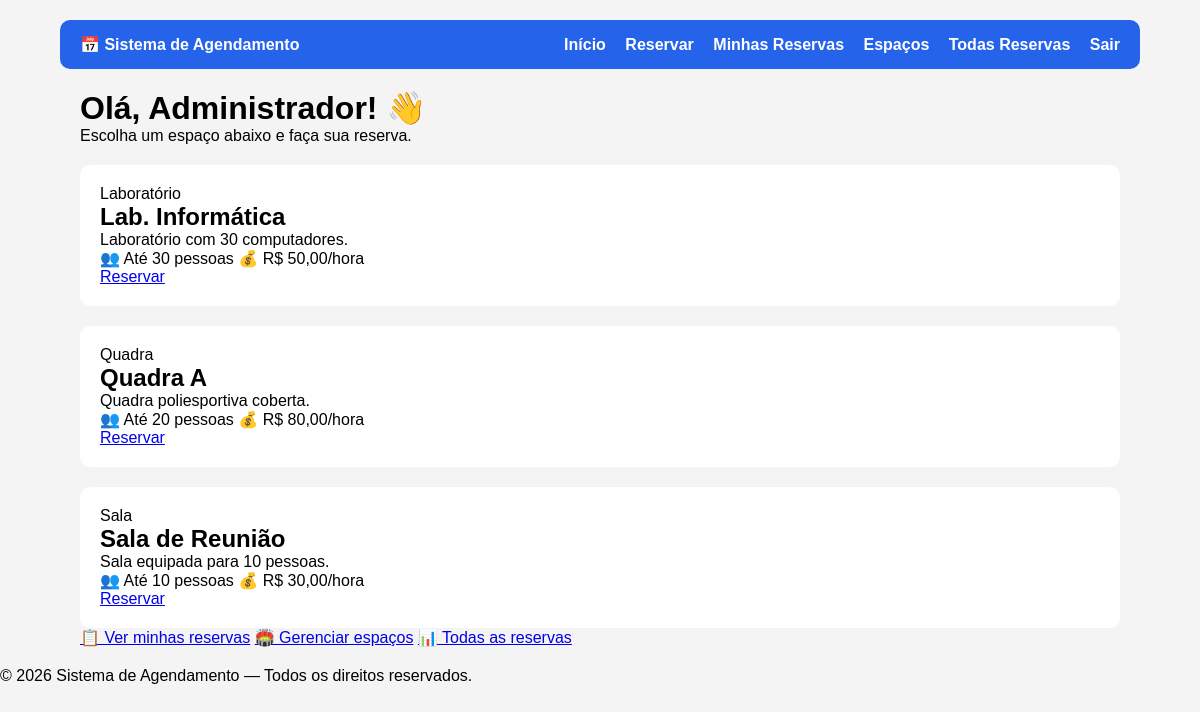
Page /dashboard.php (signed in) on the committed database.
### tables this page shows
CREATE TABLE IF NOT EXISTS espacos (
    id           INT AUTO_INCREMENT PRIMARY KEY,
    nome         VARCHAR(100)  NOT NULL,
    tipo         VARCHAR(60)   NOT NULL DEFAULT 'Espaço',    
    descricao    TEXT,
    capacidade   INT           DEFAULT NULL,
    preco_hora   DECIMAL(10,2) NOT NULL DEFAULT 0.00,
    ativo        TINYINT(1)    NOT NULL DEFAULT 1,
    criado_em    DATETIME NOT NULL DEFAULT CURRENT_TIMESTAMP
);

### includes/auth.php (called while the page is built, shortened)
<?php
function isAdmin(): bool
{
    return ($_SESSION['tipo'] ?? '') === 'admin';
}

### public/dashboard.php (the view, shortened to what this page needs)
<?php
require '../includes/auth.php';
require '../config/conexao.php';
$espacos = $conn->query('SELECT * FROM espacos WHERE ativo = 1 ORDER BY nome');
?>
<?php include '../includes/header.php'; ?>
<main class="container">
    <div class="page-top">
        <h1>Olá, <?= htmlspecialchars($_SESSION['nome']) ?>! 👋</h1>
        <p class="subtitulo">Escolha um espaço abaixo e faça sua reserva.</p>
    </div>
    <?php if ($espacos->num_rows === 0): ?>
        <div class="alert alert-info">Nenhum espaço disponível no momento.</div>
    <?php else: ?>
        <div class="grid-cards">
            <?php while ($e = $espacos->fetch_assoc()): ?>
                <div class="card card-espaco">
                    <div class="card-header-tipo"><?= htmlspecialchars($e['tipo']) ?></div>
                    <h2><?= htmlspecialchars($e['nome']) ?></h2>
                    <p class="descricao"><?= nl2br(htmlspecialchars($e['descricao'])) ?></p>
                    <div class="card-meta">
                        <?php if ($e['capacidade']): ?>
                            <span>👥 Até <?= (int)$e['capacidade'] ?> pessoas</span>
                        <?php endif; ?>
                        <span>💰 R$ <?= number_format($e['preco_hora'], 2, ',', '.') ?>/hora</span>
                    </div>
                    <a href="reservar.php?espaco=<?= $e['id'] ?>"
                       class="btn btn-primary btn-block mt-1">Reservar</a>
                </div>
            <?php endwhile; ?>
        </div>
    <?php endif; ?>
    <div class="acoes-rapidas">
        <a href="minhas_reservas.php" class="btn btn-outline">📋 Ver minhas reservas</a>
        <?php if (isAdmin()): ?>
            <a href="admin_espacos.php"  class="btn btn-outline">🏟️ Gerenciar espaços</a>
            <a href="admin_reservas.php" class="btn btn-outline">📊 Todas as reservas</a>
        <?php endif; ?>
    </div>
</main>
<?php include '../includes/footer.php'; ?>

### includes/header.php (shortened to what this page needs)
<?php
$logado  = !empty($_SESSION['id']);
$isAdmin = $logado && ($_SESSION['tipo'] === 'admin');
$paginaAtual = basename($_SERVER['PHP_SELF']);
?>
<!DOCTYPE html>
<html lang="pt-BR">
<head>
    <link rel="stylesheet" href="assets/css/style.css">
</head>
<body>
<header class="main-header">
    <div class="header-left">
        <span class="site-title">📅 Sistema de Agendamento</span>
    </div>
    <nav class="main-nav">
        <?php if ($logado): ?>
            <a href="dashboard.php"       class="<?= $paginaAtual === 'dashboard.php'        ? 'ativo' : '' ?>">Início</a>
            <a href="reservar.php"        class="<?= $paginaAtual === 'reservar.php'         ? 'ativo' : '' ?>">Reservar</a>
            <a href="minhas_reservas.php" class="<?= $paginaAtual === 'minhas_reservas.php'  ? 'ativo' : '' ?>">Minhas Reservas</a>
            <?php if ($isAdmin): ?>
                <a href="admin_espacos.php"  class="<?= $paginaAtual === 'admin_espacos.php'  ? 'ativo' : '' ?>">Espaços</a>
                <a href="admin_reservas.php" class="<?= $paginaAtual === 'admin_reservas.php' ? 'ativo' : '' ?>">Todas Reservas</a>
            <?php endif; ?>
            <a href="logout.php" class="nav-logout">Sair</a>
        <?php else: ?>
            <a href="login.php"   class="<?= $paginaAtual === 'login.php'   ? 'ativo' : '' ?>">Login</a>
            <a href="cadastro.php" class="<?= $paginaAtual === 'cadastro.php' ? 'ativo' : '' ?>">Cadastro</a>
        <?php endif; ?>
    </nav>
</header>

### includes/footer.php (shortened to what this page needs)
<footer class="main-footer">
    <p>&copy; <?= date('Y') ?> Sistema de Agendamento — Todos os direitos reservados.</p>
</footer>
</body>
</html>

### public/assets/css/style.css (style rules this page uses)
* { margin:0; padding:0; box-sizing:border-box; font-family:Arial; }
body { background:#f4f4f4; }
.container { width:90%; margin:auto; padding:20px; }
.card { background:#fff; padding:20px; border-radius:10px; margin-top:20px; }
.main-header { background:#2563eb; color:#fff; padding:15px 20px; display:flex; align-items:center; justify-content:space-between; gap:10px; border-radius:10px; margin:20px auto 0; width:90%; }
.header-left { display:flex; align-items:center; gap:10px; }
.site-title { font-weight:bold; font-size:1rem; }
.main-nav a { color:#fff; text-decoration:none; margin-left:15px; font-weight:600; }

### rows in the picture
espacos: tipo "Laboratório", nome "Lab. Informática", descricao "Laboratório com 30 computadores.", capacidade "30", preco_hora "50,00"
espacos: tipo "Quadra", nome "Quadra A", descricao "Quadra poliesportiva coberta.", capacidade "20", preco_hora "80,00"
espacos: tipo "Sala", nome "Sala de Reunião", descricao "Sala equipada para 10 pessoas.", capacidade "10", preco_hora "30,00"

### other values in the picture
$_SESSION['nome'] "Administrador"
